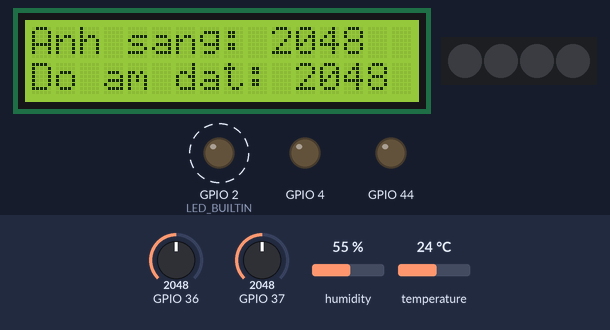
A sketch run on a simulated ESP32. On the bench: 16×2 character LCD, 4 RGB LEDs in strip order, left to right, output pins drawn as LEDs (lit = HIGH). Dashed ring = blinking. The inputs (shaded band) are chosen by the test bench; at power-on: GPIO 37 = 2048, GPIO 36 = 2048, humidity 55 %, temperature 24 °C. WiFi joins after 1.5 s; servers stay silent unless stated; no MQTT or app messages arrive unless stated; what the sketch prints to the serial monitor is not drawn.

Above: at 2.8 s.
2.9 s: GPIO 37 set to 384
At 5.73 s:
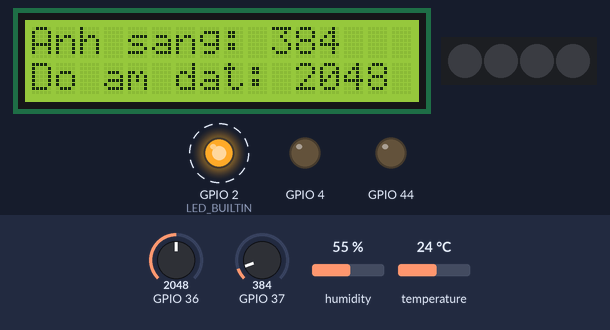
6.2 s: GPIO 37 set to 329
At 8.14 s:
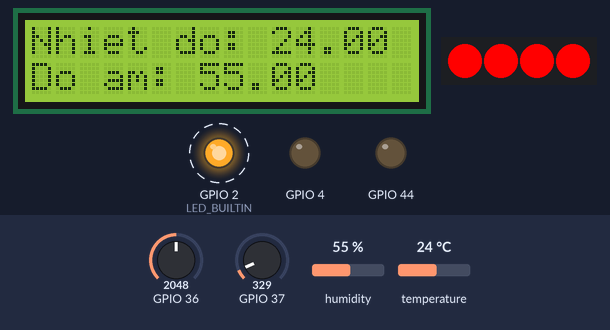
8.7 s: GPIO 36 set to 53
At 9.34 s:
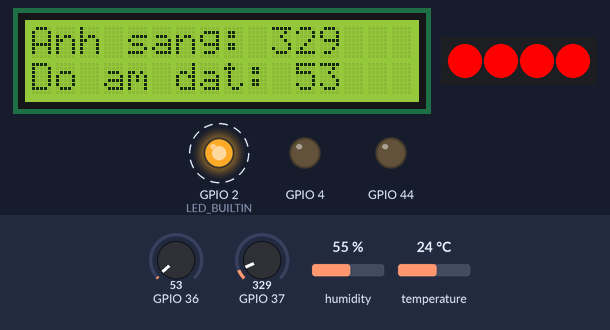
12.0 s: GPIO 36 set to 45
At 12.95 s:
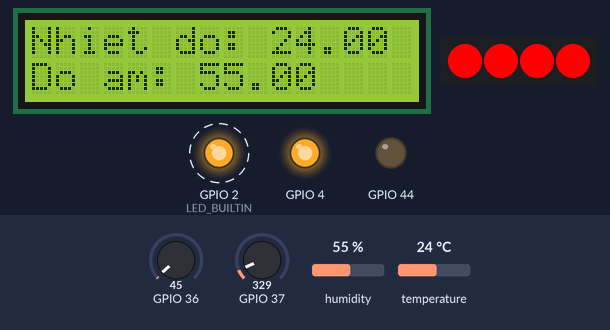
14.6 s: humidity set to 22 %
At 17.17 s:
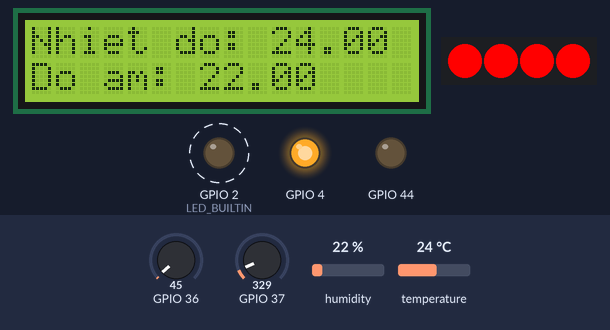
17.7 s: GPIO 37 set to 518
At 19.75 s:
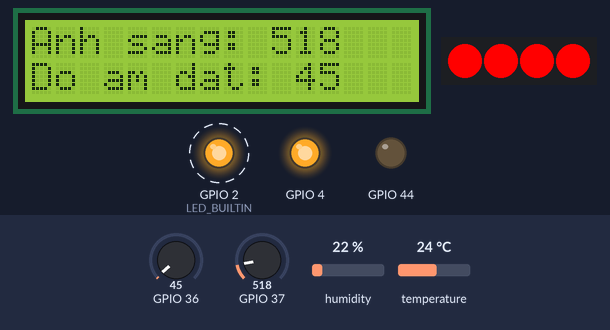
20.8 s: GPIO 37 set to 610
Timing chart, 0 to 24.7 s (numbered marks = the images above; inputs shaded):
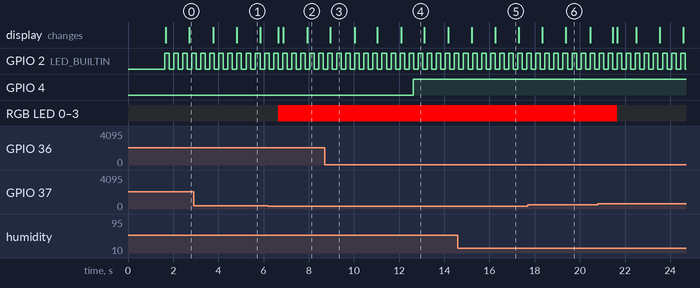

The sketch:

main.ino
```cpp
#include <Adafruit_NeoPixel.h>
#include <DHT20.h>
#include <WiFi.h>
#include <PubSubClient.h>
#include <string.h>
#include <LiquidCrystal_I2C.h>

// Define your tasks here
void TaskBlink(void *pvParameters);
void TaskLCDDisplay(void *pvParameters);
void TaskSoilMoistureAndRelay(void *pvParameters);
void TaskLightAndLED(void *pvParameters);
// void TaskTemperatureFan(void *pvParameters);
void TaskMQTT(void *pvParameters);
//Define your components here
Adafruit_NeoPixel pixels3(4, D5, NEO_GRB + NEO_KHZ800);
DHT20 dht20;
LiquidCrystal_I2C lcd(33,16,2);

// WiFi
const char *ssid = "ACLAB";
const char *password = "ACLAB2023";

// MQTT Broker
const char *mqtt_broker = "broker.emqx.io";
const char *topic = "emqx/esp32";
const char *mqtt_username = "emqx";
const char *mqtt_password = "public";
const int mqtt_port = 1883;

WiFiClient espClient;
PubSubClient client(espClient);

void setup() {

  // Initialize serial communication at 115200 bits per second:
  Serial.begin(115200);
  dht20.begin();
  lcd.init();
  lcd.backlight();
  pixels3.begin();

  // Connecting to a WiFi network
  WiFi.begin(ssid, password);
  while (WiFi.status() != WL_CONNECTED) {
      delay(500);
      Serial.println("Connecting to WiFi..");
  }
  Serial.println("Connected to the Wi-Fi network");
  MQTTBroker();

  xTaskCreate( TaskBlink, "Task Blink" ,2048  ,NULL  ,2 , NULL);
  xTaskCreate( TaskLCDDisplay, "Task LCD Display" ,2048  ,NULL  ,2 , NULL);
  xTaskCreate( TaskSoilMoistureAndRelay, "Task Soild Relay" ,2048  ,NULL  ,2 , NULL);
  xTaskCreate( TaskLightAndLED, "Task Light LED" ,2048  ,NULL  ,2 , NULL);
  // xTaskCreate( TaskTemperatureFan, "Task Temperature Fan", 2048, NULL, 2, NULL);
  xTaskCreate( TaskMQTT, "Task MQTT", 2048, NULL, 2, NULL);

  //Now the task scheduler is automatically started.
  Serial.printf("Basic Multi Threading Arduino Example\n");
}

void loop() {
}

/*--------------------------------------------------*/
/*---------------------- Tasks ---------------------*/
/*--------------------------------------------------*/

void TaskBlink(void *pvParameters) {  // This is a task.
  //uint32_t blink_delay = *((uint32_t *)pvParameters);

  // initialize digital LED_BUILTIN on pin 13 as an output.
  pinMode(LED_BUILTIN, OUTPUT);

  while(1) {
    digitalWrite(LED_BUILTIN, HIGH);  // turn the LED ON
    delay(200);
    digitalWrite(LED_BUILTIN, LOW);  // turn the LED OFF
    delay(200);
  }
}


void TaskLCDDisplay(void *pvParameters) {  // This is a task.
  //uint32_t blink_delay = *((uint32_t *)pvParameters);

  pinMode(A0, INPUT);

  while(1) {
    Serial.println("Task LCD Display");
    dht20.read();

    lcd.clear();
    lcd.setCursor(0, 0);
    lcd.print("Nhiet do: ");
    lcd.print(dht20.getTemperature());
    lcd.setCursor(0, 1);
    lcd.print("Do am: ");
    lcd.print(dht20.getHumidity());
    delay(1000);
    lcd.clear();
    lcd.setCursor(0, 0);
    lcd.print("Anh sang: ");
    lcd.print(analogRead(A1));
    lcd.setCursor(0, 1);
    lcd.print("Do am dat: ");
    lcd.print(analogRead(A0));
    delay(1000);
  }
}

void TaskSoilMoistureAndRelay(void *pvParameters) {  // This is a task.
  //uint32_t blink_delay = *((uint32_t *)pvParameters);

  pinMode(D3, OUTPUT);

  while(1) {
    Serial.println("Task Soild and Relay");

    if(analogRead(A0) > 50){
      digitalWrite(D3, LOW);
      // analogWrite(D7, 250);
    }
    if(analogRead(A0) < 50){
      digitalWrite(D3, HIGH);
      // analogWrite(D7, 0);
    }
    delay(1000);
  }
}


void TaskLightAndLED(void *pvParameters) {  // This is a task.
  //uint32_t blink_delay = *((uint32_t *)pvParameters);

  while(1) {
    Serial.println("Task Light and LED");
    if(analogRead(A1) < 350){
      pixels3.setPixelColor(0, pixels3.Color(255,0,0));
      pixels3.setPixelColor(1, pixels3.Color(255,0,0));
      pixels3.setPixelColor(2, pixels3.Color(255,0,0));
      pixels3.setPixelColor(3, pixels3.Color(255,0,0));
      pixels3.show();
    }
    if(analogRead(A1) > 550){
      pixels3.setPixelColor(0, pixels3.Color(0,0,0));
      pixels3.setPixelColor(1, pixels3.Color(0,0,0));
      pixels3.setPixelColor(2, pixels3.Color(0,0,0));
      pixels3.setPixelColor(3, pixels3.Color(0,0,0));
      pixels3.show();
    }
    delay(1000);
  }
}

// void TaskTemperatureFan(void *pvParameters) {  // This is a task.
// //uint32_t blink_delay = *((uint32_t *)pvParameters);

//   while(1) {
//     // Serial.println("Task Temperature Fan");
//     // Serial.println(dht20.getTemperature());
//     if ((dht20.getTemperature() > 28)) {
//         analogWrite(D9, 250);
//     } else {
//         analogWrite(D9, 0);
//     }
//   }
//   delay(1000);
// }

void TaskMQTT(void *pvParameters) {  // This is a task.
//uint32_t blink_delay = *((uint32_t *)pvParameters);
    pinMode(D7, OUTPUT);
    while(1) {
      Serial.println("Task MQTT");
      client.loop();
      delay(1000);
    }
}

void MQTTBroker() {
    //connecting to a mqtt broker
    client.setServer(mqtt_broker, mqtt_port);
    client.setCallback(callback);
    while (!client.connected()) {
        String client_id = "esp32-client-";
        client_id += String(WiFi.macAddress());
        Serial.printf("The client %s connects to the public MQTT broker\n", client_id.c_str());
        if (client.connect(client_id.c_str(), mqtt_username, mqtt_password)) {
            Serial.println("Public EMQX MQTT broker connected");
        } else {
            Serial.print("failed with state ");
            Serial.print(client.state());
            delay(2000);
        }
    }
    // Publish and subscribe
    client.publish(topic, "Hi, I'm ESP32 ^^");
    client.subscribe(topic);
}

void callback(char *topic, byte *payload, unsigned int length) {
    Serial.print("Message arrived in topic: ");
    Serial.println(topic);
    Serial.print("Message:");
    char *buf = (char*)malloc(20*sizeof(char));
    for (int i = 0; i < length; i++) {
        buf[i]=(char)payload[i];
        Serial.print(buf[i]);
    }
    Serial.println();
    Serial.println("-----------------------");
    if(!strcmp(buf,"on")){
      Serial.println("On");
      analogWrite(D7, 250);
    }else if(!strcmp(buf,"off")){
      Serial.println("Off");
      analogWrite(D7, 0);
    }
    free(buf);
}
```

Measured:
- the behaviour switches between 350 and 349 on GPIO 37 (found by bisection; images 1 and 2)
- the behaviour switches between 50 and 49 on GPIO 36 (found by bisection; images 3 and 4)
- after the input at 2.9 s, the display: first differs from a run without the input after 1.9 s (image 1)
- after the input at 8.7 s, the display: changes after 0.26 s (image 3)
- after the input at 12.0 s, GPIO 4: LOW → HIGH after 0.64 s
- after the input at 14.6 s, the display: first differs from a run without the input after 1.7 s (image 5)
- after the input at 17.7 s, the display: first differs from a run without the input after 1.7 s (image 6)
- by itself, GPIO 2 (LED_BUILTIN): alternates HIGH for 0.20 s and LOW for 0.20 s
